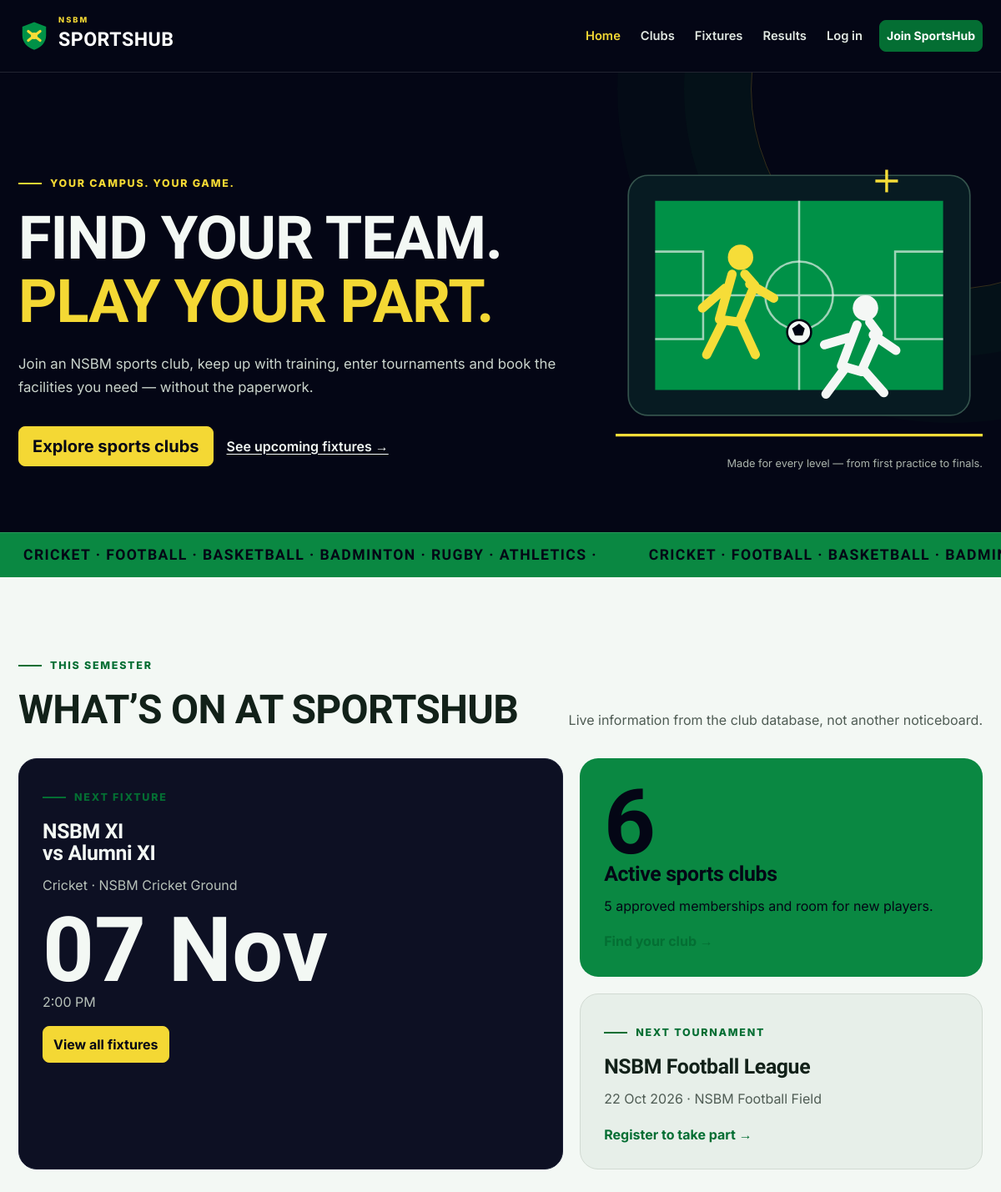
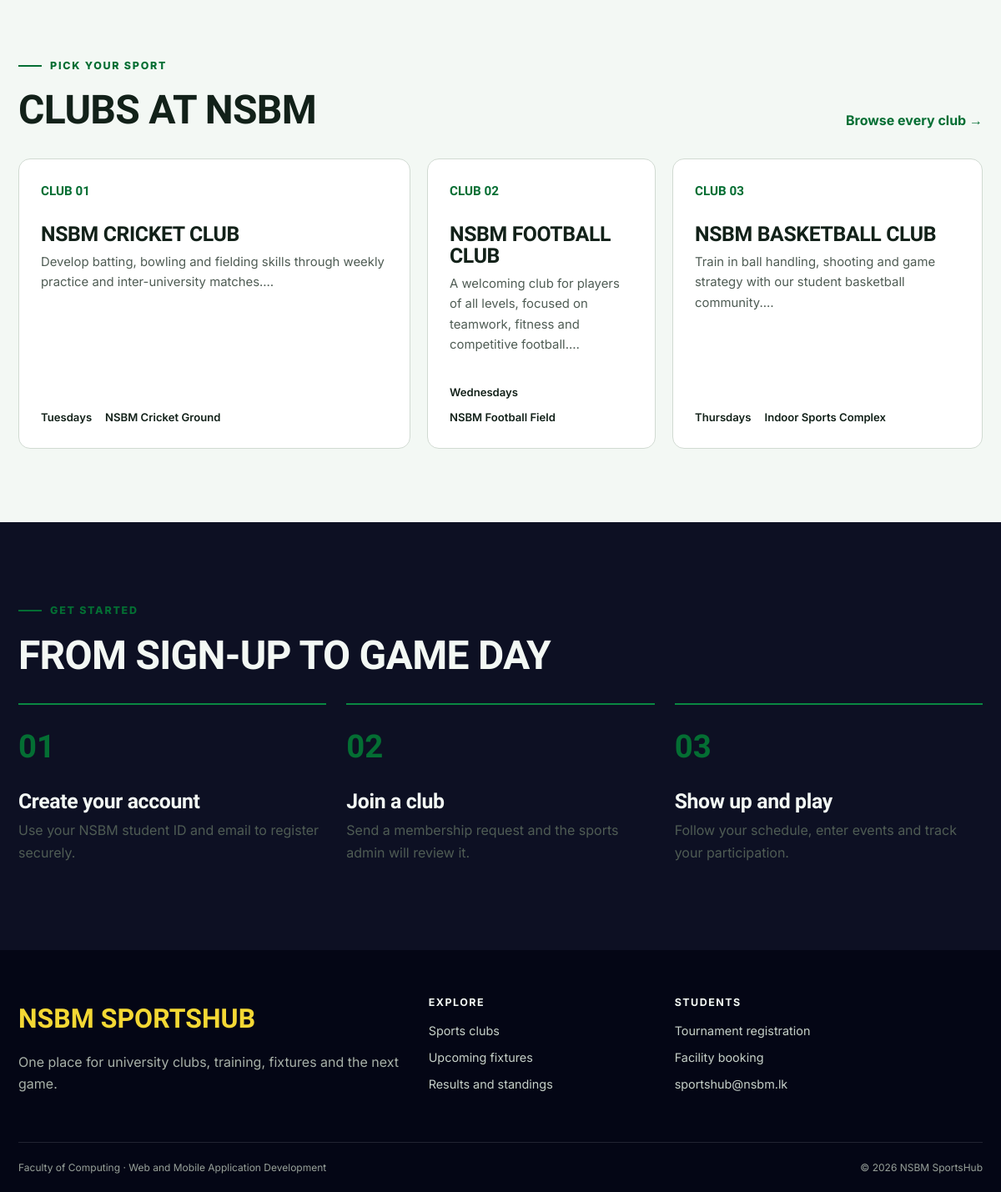
The page / on the database its author committed (2 pictures, top to bottom).
### tables this page shows
CREATE TABLE matches (
    id INT UNSIGNED AUTO_INCREMENT PRIMARY KEY,
    tournament_id INT UNSIGNED NULL,
    sport VARCHAR(80) NOT NULL,
    home_team VARCHAR(100) NOT NULL,
    away_team VARCHAR(100) NOT NULL,
    match_datetime DATETIME NOT NULL,
    venue VARCHAR(120) NOT NULL,
    status ENUM('scheduled', 'completed', 'cancelled') NOT NULL DEFAULT 'scheduled',
    home_score SMALLINT UNSIGNED NULL,
    away_score SMALLINT UNSIGNED NULL,
    created_at TIMESTAMP DEFAULT CURRENT_TIMESTAMP,
    FOREIGN KEY (tournament_id) REFERENCES tournaments(id) ON DELETE SET NULL
);

CREATE TABLE tournaments (
    id INT UNSIGNED AUTO_INCREMENT PRIMARY KEY,
    name VARCHAR(120) NOT NULL,
    sport VARCHAR(80) NOT NULL,
    description TEXT NOT NULL,
    start_date DATE NOT NULL,
    end_date DATE NOT NULL,
    venue VARCHAR(120) NOT NULL,
    registration_deadline DATE NOT NULL,
    max_teams SMALLINT UNSIGNED NOT NULL DEFAULT 8,
    status ENUM('upcoming', 'ongoing', 'completed') NOT NULL DEFAULT 'upcoming',
    created_at TIMESTAMP DEFAULT CURRENT_TIMESTAMP
);

CREATE TABLE clubs (
    id INT UNSIGNED AUTO_INCREMENT PRIMARY KEY,
    name VARCHAR(100) NOT NULL UNIQUE,
    sport VARCHAR(80) NOT NULL,
    description TEXT NOT NULL,
    coach_name VARCHAR(100) NOT NULL,
    meeting_day VARCHAR(20) NOT NULL,
    location VARCHAR(120) NOT NULL,
    max_members SMALLINT UNSIGNED NOT NULL DEFAULT 30,
    status ENUM('active', 'inactive') NOT NULL DEFAULT 'active',
    created_at TIMESTAMP DEFAULT CURRENT_TIMESTAMP
);

### includes/functions.php (called while the page is built, shortened)
<?php
function e(?string $value): string
{
    return htmlspecialchars($value ?? '', ENT_QUOTES, 'UTF-8');
}
function url(string $path = ''): string
{
    return BASE_PATH . '/' . ltrim($path, '/');
}
function fetch_all(string $sql, array $params = []): array
{
    $statement = db()->prepare($sql);
    $statement->execute($params);
    return $statement->fetchAll();
}
function fetch_one(string $sql, array $params = []): array|false
{
    $statement = db()->prepare($sql);
    $statement->execute($params);
    return $statement->fetch();
}
function format_date(?string $date, string $format = 'd M Y'): string
{
    return $date ? date($format, strtotime($date)) : 'Not set';
}
function format_time(?string $time): string
{
    return $time ? date('g:i A', strtotime($time)) : 'Not set';
}

### config/database.php (called while the page is built)
<?php
function db(): PDO
{
    static $pdo = null;
    if ($pdo === null) {
        $host = getenv('DB_HOST') ?: '127.0.0.1';
        $port = getenv('DB_PORT') ?: '3306';
        $name = getenv('DB_NAME') ?: 'sportshub3_db';
        $user = getenv('DB_USER') ?: 'root';
        $pass = getenv('DB_PASS') ?: '';
        $dsn = "mysql:host=$host;port=$port;dbname=$name;charset=utf8mb4";
        $pdo = new PDO($dsn, $user, $pass, [
            PDO::ATTR_ERRMODE => PDO::ERRMODE_EXCEPTION,
            PDO::ATTR_DEFAULT_FETCH_MODE => PDO::FETCH_ASSOC,
            PDO::ATTR_EMULATE_PREPARES => false,
        ]);
    }
    return $pdo;
}

### index.php (the view, shortened to what this page needs)
<?php
$clubCount = (int) fetch_one("SELECT COUNT(*) AS total FROM clubs WHERE status = 'active'")['total'];
$memberCount = (int) fetch_one("SELECT COUNT(*) AS total FROM memberships WHERE status = 'approved'")['total'];
$nextMatch = fetch_one("SELECT * FROM matches WHERE status = 'scheduled' AND match_datetime >= NOW() ORDER BY match_datetime LIMIT 1");
$nextTournament = fetch_one("SELECT * FROM tournaments WHERE status != 'completed' AND end_date >= CURDATE() ORDER BY start_date LIMIT 1");
$featuredClubs = fetch_all("SELECT * FROM clubs WHERE status = 'active' ORDER BY id LIMIT 3");
include __DIR__ . '/includes/header.php';
?>
<section class="hero">
    <div class="container">
        <div class="hero-grid">
            <div>
                <span class="hero-kicker">Your campus. Your game.</span>
                <h1 class="hero-title">Find your team.<br><span>Play your part.</span></h1>
                <p class="hero-copy">Join an NSBM sports club, keep up with training, enter tournaments and book the facilities you need — without the paperwork.</p>
                <div class="hero-actions">
                    <a class="btn btn-highlight btn-lg" href="<?= e(url('clubs.php')) ?>">Explore sports clubs</a>
                    <a class="text-link" href="<?= e(url('fixtures.php')) ?>">See upcoming fixtures →</a>
                </div>
            </div>
            <figure class="hero-visual">
                <figcaption>Made for every level — from first practice to finals.</figcaption>
            </figure>
        </div>
    </div>
    <div class="ticker" aria-hidden="true">
        <div class="ticker-track">
            <span>CRICKET · FOOTBALL · BASKETBALL · BADMINTON · RUGBY · ATHLETICS ·&nbsp;</span>
            <span>CRICKET · FOOTBALL · BASKETBALL · BADMINTON · RUGBY · ATHLETICS ·&nbsp;</span>
        </div>
    </div>
</section>
<section class="section" aria-labelledby="whats-on-title">
    <div class="container">
        <div class="section-heading">
            <div><span class="section-kicker">This semester</span><h2 id="whats-on-title">What’s on at SportsHub</h2></div>
            <p>Live information from the club database, not another noticeboard.</p>
        </div>
        <div class="bento-grid">
            <article class="info-tile info-tile-dark bento-main">
                <span class="section-kicker">Next fixture</span>
                <?php if ($nextMatch): ?>
                    <h3><?= e($nextMatch['home_team']) ?><br>vs <?= e($nextMatch['away_team']) ?></h3>
                    <p><?= e($nextMatch['sport']) ?> · <?= e($nextMatch['venue']) ?></p>
                    <span class="big-number"><?= format_date($nextMatch['match_datetime'], 'd M') ?></span>
                    <p><?= format_time($nextMatch['match_datetime']) ?></p>
                    <a class="btn btn-highlight" href="<?= e(url('fixtures.php')) ?>">View all fixtures</a>
                <?php else: ?>
                    <h3>No fixtures scheduled yet</h3><p>Check back soon for the next game.</p>
                <?php endif; ?>
            </article>
            <article class="info-tile info-tile-green">
                <span class="big-number"><?= $clubCount ?></span>
                <h3>Active sports clubs</h3>
                <p><?= $memberCount ?> approved memberships and room for new players.</p>
                <a class="link-arrow" href="<?= e(url('clubs.php')) ?>">Find your club</a>
            </article>
            <article class="info-tile">
                <span class="section-kicker">Next tournament</span>
                <?php if ($nextTournament): ?>
                    <h3><?= e($nextTournament['name']) ?></h3>
                    <p><?= format_date($nextTournament['start_date']) ?> · <?= e($nextTournament['venue']) ?></p>
                    <a class="link-arrow" href="<?= e(url('student/registrations.php')) ?>">Register to take part</a>
                <?php else: ?>
                    <h3>New tournaments coming soon</h3>
                <?php endif; ?>
            </article>
        </div>
    </div>
</section>
<section class="section pt-0" aria-labelledby="featured-clubs-title">
    <div class="container">
        <div class="section-heading">
            <div><span class="section-kicker">Pick your sport</span><h2 id="featured-clubs-title">Clubs at NSBM</h2></div>
            <a class="link-arrow" href="<?= e(url('clubs.php')) ?>">Browse every club</a>
        </div>
        <div class="club-grid">
            <?php foreach ($featuredClubs as $index => $club): ?>
                <a class="club-card" href="<?= e(url('club.php?id=' . $club['id'])) ?>">
                    <span class="club-number">CLUB <?= str_pad((string) ($index + 1), 2, '0', STR_PAD_LEFT) ?></span>
                    <h3><?= e($club['name']) ?></h3>
                    <p><?= e(substr($club['description'], 0, 110)) ?>…</p>
                    <div class="club-meta"><span><?= e($club['meeting_day']) ?>s</span><span><?= e($club['location']) ?></span></div>
                </a>
            <?php endforeach; ?>
        </div>
    </div>
</section>
<section class="section section-dark" aria-labelledby="how-title">
    <div class="container">
        <div class="section-heading"><div><span class="section-kicker">Get started</span><h2 id="how-title">From sign-up to game day</h2></div></div>
        <div class="steps">
            <article class="step"><h3>Create your account</h3><p>Use your NSBM student ID and email to register securely.</p></article>
            <article class="step"><h3>Join a club</h3><p>Send a membership request and the sports admin will review it.</p></article>
            <article class="step"><h3>Show up and play</h3><p>Follow your schedule, enter events and track your participation.</p></article>
        </div>
    </div>
</section>
<?php include __DIR__ . '/includes/footer.php'; ?>

### rows shown on the page
matches: home_team "NSBM XI", away_team "Alumni XI", sport "Cricket", venue "NSBM Cricket Ground", match_datetime "07 Nov", match_datetime "2:00 PM"
tournaments: name "NSBM Football League", start_date "22 Oct 2026", venue "NSBM Football Field"
clubs: index "01", name "NSBM CRICKET CLUB", description "Develop batting, bowling and fielding skills through weekly practice and inter-university matches.", meeting_day "Tuesday", location "NSBM Cricket Ground"
clubs: index "02", name "NSBM FOOTBALL CLUB", description "A welcoming club for players of all levels, focused on teamwork, fitness and competitive football.", meeting_day "Wednesday", location "NSBM Football Field"
clubs: index "03", name "NSBM BASKETBALL CLUB", description "Train in ball handling, shooting and game strategy with our student basketball community.", meeting_day "Thursday", location "Indoor Sports Complex"

### other values the page prints
$clubCount "6"
$memberCount "5"
